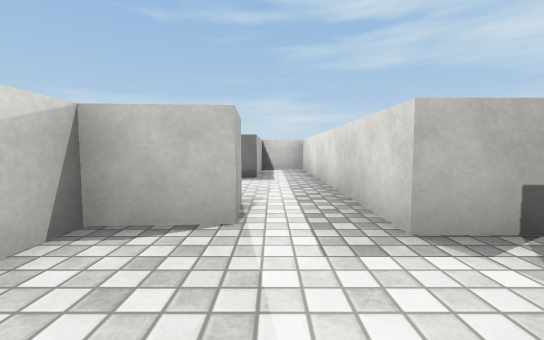
view 1 (above)

12 first-person views from a walk through a 3-D level made in the Unity game engine. The camera is 0.62 m above the floor, tilts 4° down and sees 90° across. The floor is counted in squares, 1 m on a side. Each view is taken from the middle of a square. On the plan, view 1 faces up. The plan holds only what a view shows up to about 9 squares ahead; the rest is blank. The player character is not drawn. Door leaves are left out, so doorways stand open. Surface patterns are stand-ins for the level's own textures.

view 2
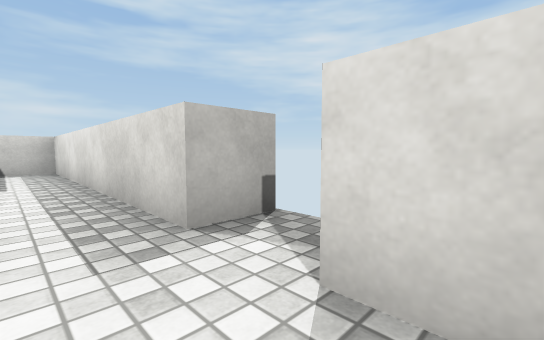

view 3
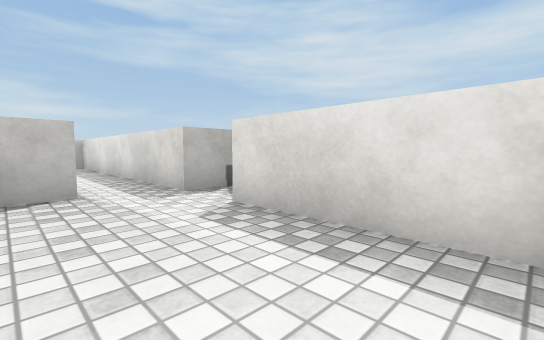

view 4
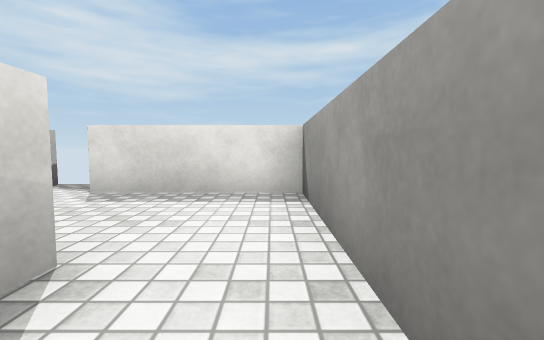

view 5
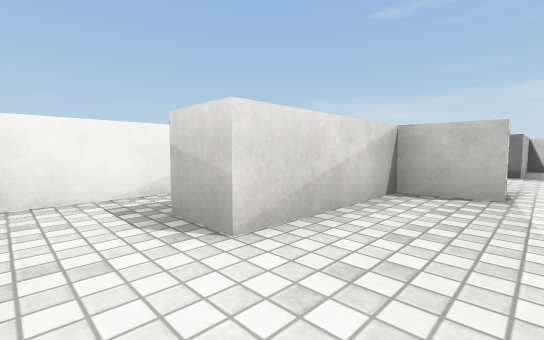

view 6
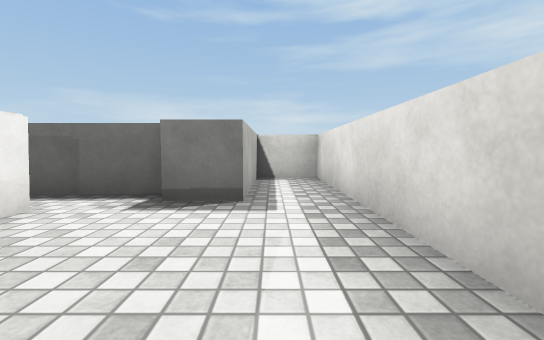

view 7
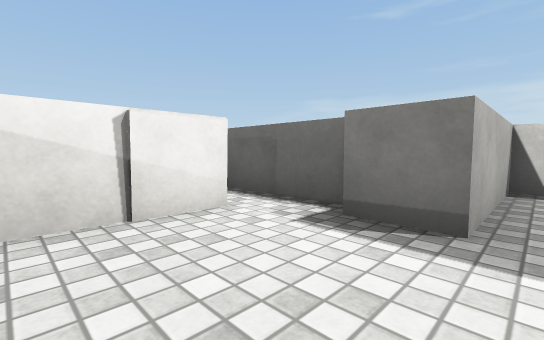

view 8
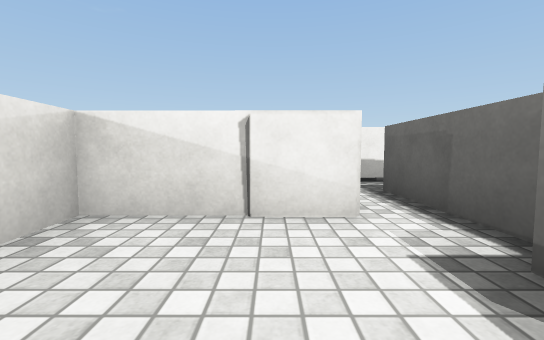

view 9
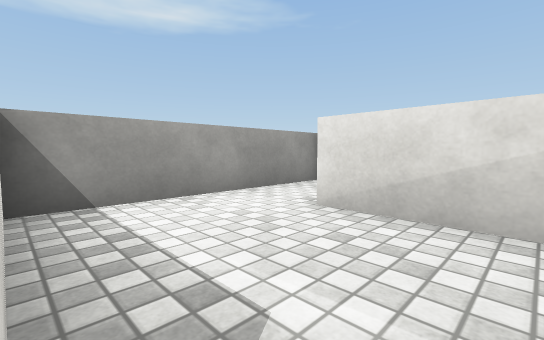

view 10
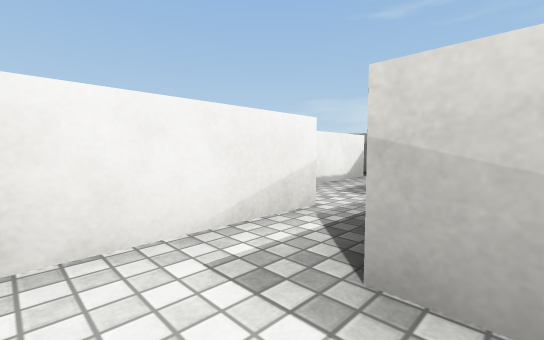

view 11
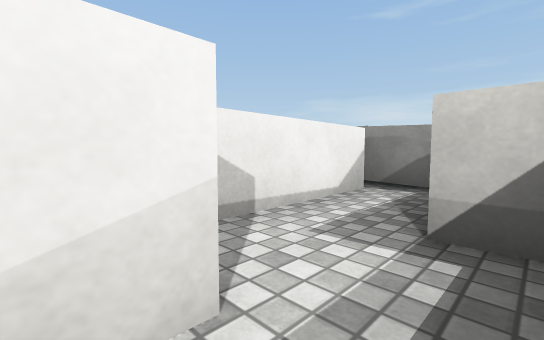

view 12
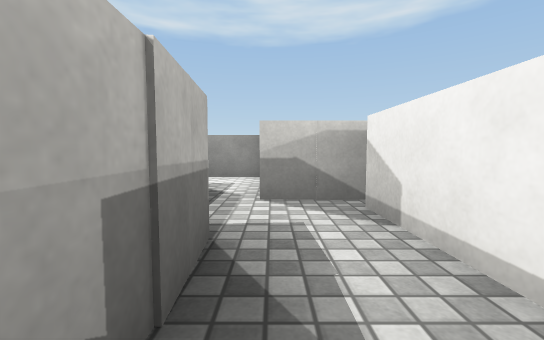

### Floor plan
Ten units are one square. View 1 is at (0, 0); x grows to the right and y downward. Boxes are objects, and circles mark ways between rooms. Rooms are numbered by the first view taken in them; rooms with no view inside come last. Other rooms are left out.
<svg viewBox="-60 -98 86 127">
<path fill="none" stroke="#000" d="M-4 -23 -16 -22 -16 8M-14 24 10 24 10 -7M21 -20 10 -20M-16 8 -26 8M-39 24 -14 24M-38 -6 -39 21M-30 -21 -36 -21M-4 -34 -4 -23M-25 -59 -26 -31 -18 -32M-14 -68 -43 -67M10 -20 10 -93 -3 -93 -4 -63 -15 -63M-36 -21 -36 -36M-51 -44 -50 -10M-42 -48 -55 -48M-53 -6 -38 -6"/>
<circle cx="-20" cy="15" r="3" fill="#2a7"/>
<circle cx="0" cy="-25" r="3" fill="#2a7"/>
<circle cx="-40" cy="-10" r="3" fill="#2a7"/>
<text x="0" y="0">1</text>
<text x="-30" y="10">2</text>
<text x="-10" y="-50">3</text>
<text x="-40" y="-30">4</text>
</svg>
Room 1 opens to room 2. Room 1 opens to room 3. Room 2 opens to room 4.

Where each view was taken, in squares from view 1:
view 1: 0 up, 0 right, facing up
view 2: 0 up, 0 right, facing up-right
view 3: 2 down, 1 left, facing up-right
view 4: 2 down, 3 left, facing right
view 5: 2 down, 0 right, facing up-left
view 6: 3 up, 0 right, facing up
view 7: 4 up, 0 right, facing up-left
view 8: 5 up, 0 right, facing left
view 9: 1 up, 1 right, facing down-left
view 10: 2 down, 2 left, facing up-left
view 11: 0 up, 3 left, facing up-left
view 12: 4 up, 4 left, facing down
